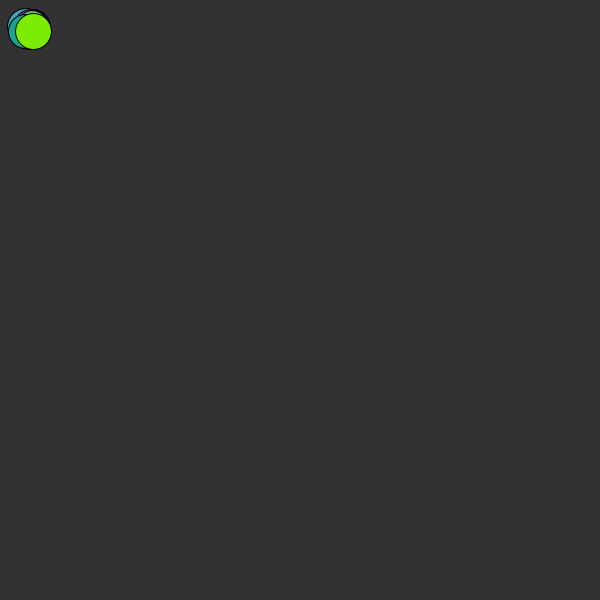
Frame 1 (no input)
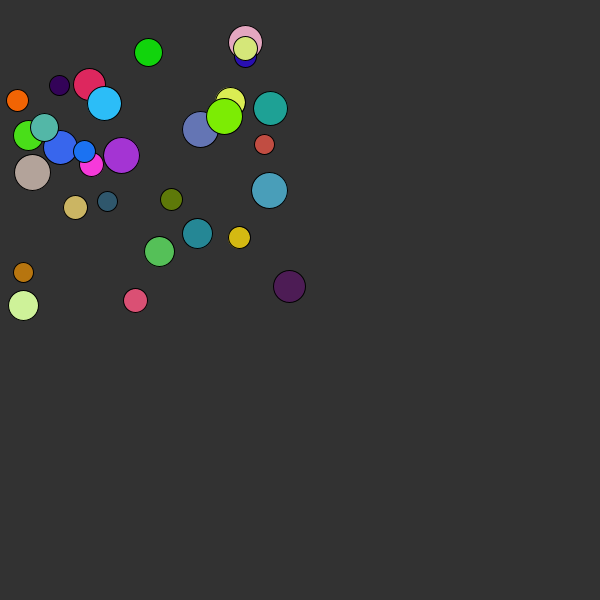
Frame 60 (the mouse pressed at the canvas centre just before this capture)
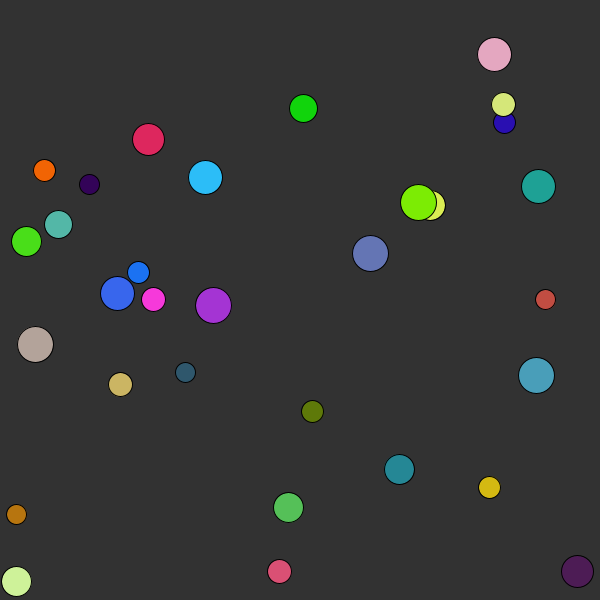
Frame 120 (the mouse held since frame 60 and released just before this capture)

The Processing sketch that drew these frames (run headless with seeded random() and noise(); from frame 60 on, the mouse is pressed at the canvas centre):

// Processing sketch: Chain_Reacts
// ── Chain_Reacts.pde
Ball[] balls = new Ball[(int) random(25, 35)];
void setup()
{
  size(600, 600);
  for (int i = 0; i < balls.length; i += 1) {
    balls[i] = new Ball();
  }
}

void draw() {
  background(50, 50, 50);
  for (Ball ball : balls) {
    ball.update();
  }
}
// ── Ball.pde
class Ball
{
  float xvel =random(-5, 5);
  float yvel =random(-5, 5);
  float xcor = 30;
  float ycor= 30;
  int radius = (int) random(10,20);
  float rColor = random(0, 255);
  float gColor = random(0, 255);
  float bColor = random(0, 255);
  void move()
  {
  }
  void update()
  {
    xcor+= xvel;
    ycor+= yvel;
    if (xcor + radius >=600 || xcor - radius <= 0)
    {
      xvel *= -1;
    }
    if (ycor + radius >=600 || ycor - radius <= 0)
    {
      yvel *= -1;
    }
    fill (rColor, gColor, bColor);
    ellipse(xcor, ycor, radius*2, radius*2);
  }
}
